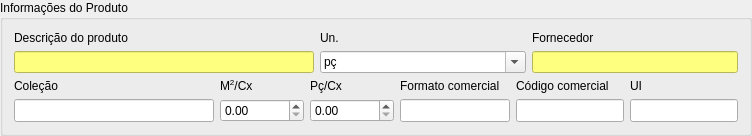
           <widget class="QGroupBox" name="groupBox_7">
            <property name="sizePolicy">
             <sizepolicy hsizetype="Preferred" vsizetype="Preferred">
              <horstretch>0</horstretch>
              <verstretch>0</verstretch>
             </sizepolicy>
            </property>
            <property name="maximumSize">
             <size>
              <width>16777215</width>
              <height>16777215</height>
             </size>
            </property>
            <property name="title">
             <string>Informações do Produto</string>
            </property>
            <layout class="QVBoxLayout" name="verticalLayout_3">
             <item>
              <layout class="QGridLayout" name="gridLayout">
               <item row="3" column="2">
                <widget class="ItemBox" name="itemBoxFornecedor">
                 <property name="sizePolicy">
                  <sizepolicy hsizetype="Preferred" vsizetype="Preferred">
                   <horstretch>0</horstretch>
                   <verstretch>0</verstretch>
                  </sizepolicy>
                 </property>
                 <property name="maximumSize">
                  <size>
                   <width>16777215</width>
                   <height>16777215</height>
                  </size>
                 </property>
                 <property name="toolTip">
                  <string>&lt;html&gt;&lt;head/&gt;&lt;body&gt;&lt;p&gt;Unidade de produtos &lt;span style=&quot; font-weight:600;&quot;&gt;em estoque.&lt;/span&gt;&lt;/p&gt;&lt;/body&gt;&lt;/html&gt;</string>
                 </property>
                 <property name="whatsThis">
                  <string/>
                 </property>
                 <property name="accessibleName">
                  <string>Fornecedor</string>
                 </property>
                 <property name="styleSheet">
                  <string notr="true">background-color: rgb(255, 255, 127);</string>
                 </property>
                </widget>
               </item>
               <item row="1" column="2">
                <widget class="QLabel" name="label_12">
                 <property name="sizePolicy">
                  <sizepolicy hsizetype="Preferred" vsizetype="Preferred">
                   <horstretch>0</horstretch>
                   <verstretch>0</verstretch>
                  </sizepolicy>
                 </property>
                 <property name="maximumSize">
                  <size>
                   <width>16777215</width>
                   <height>16777215</height>
                  </size>
                 </property>
                 <property name="text">
                  <string>Fornecedor</string>
                 </property>
                </widget>
               </item>
               <item row="1" column="1">
                <widget class="QLabel" name="label_3">
                 <property name="sizePolicy">
                  <sizepolicy hsizetype="Preferred" vsizetype="Preferred">
                   <horstretch>0</horstretch>
                   <verstretch>0</verstretch>
                  </sizepolicy>
                 </property>
                 <property name="maximumSize">
                  <size>
                   <width>16777215</width>
                   <height>16777215</height>
                  </size>
                 </property>
                 <property name="text">
                  <string>Un.</string>
                 </property>
                </widget>
               </item>
               <item row="3" column="0">
                <widget class="QLineEdit" name="lineEditDescricao">
                 <property name="sizePolicy">
                  <sizepolicy hsizetype="Preferred" vsizetype="Preferred">
                   <horstretch>0</horstretch>
                   <verstretch>0</verstretch>
                  </sizepolicy>
                 </property>
                 <property name="minimumSize">
                  <size>
                   <width>300</width>
                   <height>0</height>
                  </size>
                 </property>
                 <property name="maximumSize">
                  <size>
                   <width>16777215</width>
                   <height>16777215</height>
                  </size>
                 </property>
                 <property name="toolTip">
                  <string>&lt;html&gt;&lt;head/&gt;&lt;body&gt;&lt;p&gt;Descrição do produto, exemplo:&lt;/p&gt;&lt;p&gt;&lt;br/&gt;&lt;/p&gt;&lt;table border=&quot;0&quot; style=&quot; margin-top:0px; margin-bottom:0px; margin-left:0px; margin-right:0px;&quot; cellspacing=&quot;2&quot; cellpadding=&quot;0&quot;&gt;&lt;tr&gt;&lt;td width=&quot;299&quot;&gt;&lt;p&gt;RP TRAVERTINO NATURAL WH&lt;/p&gt;&lt;/td&gt;&lt;/tr&gt;&lt;/table&gt;&lt;/body&gt;&lt;/html&gt;</string>
                 </property>
                 <property name="whatsThis">
                  <string/>
                 </property>
                 <property name="accessibleName">
                  <string>Descrição</string>
                 </property>
                 <property name="styleSheet">
                  <string notr="true">background-color: rgb(255, 255, 127);</string>
                 </property>
                 <property name="clearButtonEnabled">
                  <bool>true</bool>
                 </property>
                </widget>
               </item>
               <item row="1" column="0">
                <widget class="QLabel" name="label_2">
                 <property name="sizePolicy">
                  <sizepolicy hsizetype="Preferred" vsizetype="Preferred">
                   <horstretch>0</horstretch>
                   <verstretch>0</verstretch>
                  </sizepolicy>
                 </property>
                 <property name="maximumSize">
                  <size>
                   <width>16777215</width>
                   <height>16777215</height>
                  </size>
                 </property>
                 <property name="text">
                  <string>Descrição do produto</string>
                 </property>
                 <property name="buddy">
                  <cstring>lineEditDescricao</cstring>
                 </property>
                </widget>
               </item>
               <item row="3" column="1">
                <widget class="QComboBox" name="comboBoxUn">
                 <property name="accessibleName">
                  <string>Un.</string>
                 </property>
                 <property name="editable">
                  <bool>true</bool>
                 </property>
                 <item>
                  <property name="text">
                   <string>pç</string>
                  </property>
                 </item>
                 <item>
                  <property name="text">
                   <string>m2</string>
                  </property>
                 </item>
                 <item>
                  <property name="text">
                   <string>ml</string>
                  </property>
                 </item>
                </widget>
               </item>
              </layout>
             </item>
             <item>
              <layout class="QGridLayout" name="gridLayout_7">
               <item row="1" column="1">
                <widget class="QDoubleSpinBox" name="doubleSpinBoxM2Cx">
                 <property name="accessibleName">
                  <string>M2/Cx</string>
                 </property>
                 <property name="maximum">
                  <double>9999999999.000000000000000</double>
                 </property>
                </widget>
               </item>
               <item row="1" column="5">
                <widget class="QLineEdit" name="lineEditFormComer">
                 <property name="sizePolicy">
                  <sizepolicy hsizetype="Preferred" vsizetype="Preferred">
                   <horstretch>0</horstretch>
                   <verstretch>0</verstretch>
                  </sizepolicy>
                 </property>
                 <property name="minimumSize">
                  <size>
                   <width>110</width>
                   <height>0</height>
                  </size>
                 </property>
                 <property name="maximumSize">
                  <size>
                   <width>16777215</width>
                   <height>16777215</height>
                  </size>
                 </property>
                 <property name="accessibleName">
                  <string>Formato comercial</string>
                 </property>
                </widget>
               </item>
               <item row="1" column="3">
                <widget class="QDoubleSpinBox" name="doubleSpinBoxPcCx">
                 <property name="accessibleName">
                  <string>Pç/Cx</string>
                 </property>
                 <property name="maximum">
                  <double>9999999999.000000000000000</double>
                 </property>
                </widget>
               </item>
               <item row="1" column="0">
                <widget class="QLineEdit" name="lineEditColecao">
                 <property name="sizePolicy">
                  <sizepolicy hsizetype="Preferred" vsizetype="Preferred">
                   <horstretch>0</horstretch>
                   <verstretch>0</verstretch>
                  </sizepolicy>
                 </property>
                 <property name="minimumSize">
                  <size>
                   <width>200</width>
                   <height>0</height>
                  </size>
                 </property>
                 <property name="maximumSize">
                  <size>
                   <width>16777215</width>
                   <height>16777215</height>
                  </size>
                 </property>
                 <property name="toolTip">
                  <string>&lt;html&gt;&lt;head/&gt;&lt;body&gt;&lt;p&gt;Coleção à que a peça pertence, exemplo:&lt;/p&gt;&lt;p&gt;O produto CABERNET HD GR HARD pertence à coleção CABERNET HD&lt;/p&gt;&lt;/body&gt;&lt;/html&gt;</string>
                 </property>
                 <property name="whatsThis">
                  <string/>
                 </property>
                 <property name="accessibleName">
                  <string>Coleção</string>
                 </property>
                 <property name="styleSheet">
                  <string notr="true"/>
                 </property>
                 <property name="clearButtonEnabled">
                  <bool>true</bool>
                 </property>
                </widget>
               </item>
               <item row="1" column="7">
                <widget class="QLineEdit" name="lineEditUI">
                 <property name="sizePolicy">
                  <sizepolicy hsizetype="Preferred" vsizetype="Preferred">
                   <horstretch>0</horstretch>
                   <verstretch>0</verstretch>
                  </sizepolicy>
                 </property>
                 <property name="minimumSize">
                  <size>
                   <width>100</width>
                   <height>0</height>
                  </size>
                 </property>
                 <property name="maximumSize">
                  <size>
                   <width>16777215</width>
                   <height>16777215</height>
                  </size>
                 </property>
                 <property name="accessibleName">
                  <string>UI</string>
                 </property>
                </widget>
               </item>
               <item row="0" column="3">
                <widget class="QLabel" name="label_9">
                 <property name="sizePolicy">
                  <sizepolicy hsizetype="Preferred" vsizetype="Preferred">
                   <horstretch>0</horstretch>
                   <verstretch>0</verstretch>
                  </sizepolicy>
                 </property>
                 <property name="maximumSize">
                  <size>
                   <width>16777215</width>
                   <height>16777215</height>
                  </size>
                 </property>
                 <property name="text">
                  <string>Pç/Cx</string>
                 </property>
                </widget>
               </item>
               <item row="1" column="6">
                <widget class="QLineEdit" name="lineEditCodComer">
                 <property name="sizePolicy">
                  <sizepolicy hsizetype="Preferred" vsizetype="Preferred">
                   <horstretch>0</horstretch>
                   <verstretch>0</verstretch>
                  </sizepolicy>
                 </property>
                 <property name="minimumSize">
                  <size>
                   <width>105</width>
                   <height>0</height>
                  </size>
                 </property>
                 <property name="maximumSize">
                  <size>
                   <width>16777215</width>
                   <height>16777215</height>
                  </size>
                 </property>
                 <property name="accessibleName">
                  <string>Código comercial</string>
                 </property>
                </widget>
               </item>
               <item row="0" column="1">
                <widget class="QLabel" name="label_8">
                 <property name="sizePolicy">
                  <sizepolicy hsizetype="Preferred" vsizetype="Preferred">
                   <horstretch>0</horstretch>
                   <verstretch>0</verstretch>
                  </sizepolicy>
                 </property>
                 <property name="maximumSize">
                  <size>
                   <width>16777215</width>
                   <height>16777215</height>
                  </size>
                 </property>
                 <property name="accessibleName">
                  <string/>
                 </property>
                 <property name="text">
                  <string>&lt;html&gt;&lt;head/&gt;&lt;body&gt;&lt;p&gt;M&lt;span style=&quot; vertical-align:super;&quot;&gt;2&lt;/span&gt;/Cx&lt;/p&gt;&lt;/body&gt;&lt;/html&gt;</string>
                 </property>
                </widget>
               </item>
               <item row="0" column="0">
                <widget class="QLabel" name="label_5">
                 <property name="sizePolicy">
                  <sizepolicy hsizetype="Preferred" vsizetype="Preferred">
                   <horstretch>0</horstretch>
                   <verstretch>0</verstretch>
                  </sizepolicy>
                 </property>
                 <property name="maximumSize">
                  <size>
                   <width>16777215</width>
                   <height>16777215</height>
                  </size>
                 </property>
                 <property name="text">
                  <string>Coleção</string>
                 </property>
                 <property name="buddy">
                  <cstring>lineEditColecao</cstring>
                 </property>
                </widget>
               </item>
               <item row="0" column="7">
                <widget class="QLabel" name="label_29">
                 <property name="sizePolicy">
                  <sizepolicy hsizetype="Preferred" vsizetype="Preferred">
                   <horstretch>0</horstretch>
                   <verstretch>0</verstretch>
                  </sizepolicy>
                 </property>
                 <property name="maximumSize">
                  <size>
                   <width>16777215</width>
                   <height>16777215</height>
                  </size>
                 </property>
                 <property name="text">
                  <string>UI</string>
                 </property>
                </widget>
               </item>
               <item row="0" column="5">
                <widget class="QLabel" name="label_7">
                 <property name="sizePolicy">
                  <sizepolicy hsizetype="Preferred" vsizetype="Preferred">
                   <horstretch>0</horstretch>
                   <verstretch>0</verstretch>
                  </sizepolicy>
                 </property>
                 <property name="maximumSize">
                  <size>
                   <width>16777215</width>
                   <height>16777215</height>
                  </size>
                 </property>
                 <property name="text">
                  <string>Formato comercial</string>
                 </property>
                 <property name="buddy">
                  <cstring>lineEditFormComer</cstring>
                 </property>
                </widget>
               </item>
               <item row="0" column="6">
                <widget class="QLabel" name="label_10">
                 <property name="sizePolicy">
                  <sizepolicy hsizetype="Preferred" vsizetype="Preferred">
                   <horstretch>0</horstretch>
                   <verstretch>0</verstretch>
                  </sizepolicy>
                 </property>
                 <property name="maximumSize">
                  <size>
                   <width>16777215</width>
                   <height>16777215</height>
                  </size>
                 </property>
                 <property name="text">
                  <string>Código comercial</string>
                 </property>
                 <property name="buddy">
                  <cstring>lineEditCodComer</cstring>
                 </property>
                </widget>
               </item>
              </layout>
             </item>
            </layout>
           </widget>
